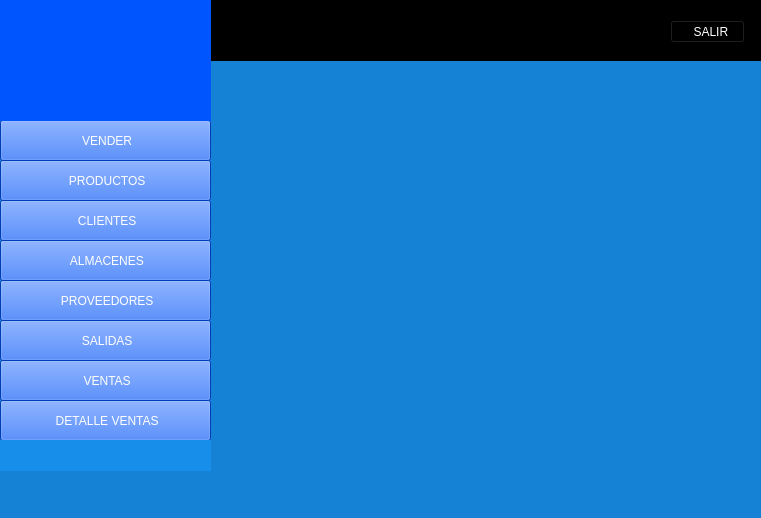
<?xml version="1.0" encoding="UTF-8"?>
<ui version="4.0">
 <class>MainWindow</class>
 <widget class="QMainWindow" name="MainWindow">
  <property name="geometry">
   <rect>
    <x>0</x>
    <y>0</y>
    <width>761</width>
    <height>518</height>
   </rect>
  </property>
  <property name="windowTitle">
   <string>MainWindow</string>
  </property>
  <property name="styleSheet">
   <string notr="true">background-color: rgb(21, 130, 213);
</string>
  </property>
  <widget class="QWidget" name="centralwidget">
   <widget class="QPushButton" name="btnVender">
    <property name="geometry">
     <rect>
      <x>0</x>
      <y>120</y>
      <width>211</width>
      <height>41</height>
     </rect>
    </property>
    <property name="styleSheet">
     <string notr="true">background-color: rgb(0, 85, 255);
color: rgb(255, 255, 255);</string>
    </property>
    <property name="text">
     <string> VENDER</string>
    </property>
    <property name="icon">
     <iconset>
      <normaloff>../IMG/vender.png</normaloff>../IMG/vender.png</iconset>
    </property>
   </widget>
   <widget class="QPushButton" name="btnProductos">
    <property name="geometry">
     <rect>
      <x>0</x>
      <y>160</y>
      <width>211</width>
      <height>41</height>
     </rect>
    </property>
    <property name="styleSheet">
     <string notr="true">background-color: rgb(0, 85, 255);
color: rgb(255, 255, 255);</string>
    </property>
    <property name="text">
     <string> PRODUCTOS</string>
    </property>
    <property name="icon">
     <iconset>
      <normaloff>../IMG/producto.png</normaloff>../IMG/producto.png</iconset>
    </property>
   </widget>
   <widget class="QPushButton" name="btnClientes">
    <property name="geometry">
     <rect>
      <x>0</x>
      <y>200</y>
      <width>211</width>
      <height>41</height>
     </rect>
    </property>
    <property name="styleSheet">
     <string notr="true">color: rgb(255, 255, 255);
background-color: rgb(0, 85, 255);</string>
    </property>
    <property name="text">
     <string> CLIENTES</string>
    </property>
    <property name="icon">
     <iconset>
      <normaloff>../IMG/user.png</normaloff>../IMG/user.png</iconset>
    </property>
   </widget>
   <widget class="QPushButton" name="btnAlmacenes">
    <property name="geometry">
     <rect>
      <x>0</x>
      <y>240</y>
      <width>211</width>
      <height>41</height>
     </rect>
    </property>
    <property name="styleSheet">
     <string notr="true">background-color: rgb(0, 85, 255);
color: rgb(255, 255, 255);</string>
    </property>
    <property name="text">
     <string> ALMACENES</string>
    </property>
    <property name="icon">
     <iconset>
      <normaloff>../IMG/almacen.png</normaloff>../IMG/almacen.png</iconset>
    </property>
   </widget>
   <widget class="QPushButton" name="btnProveedores">
    <property name="geometry">
     <rect>
      <x>0</x>
      <y>280</y>
      <width>211</width>
      <height>41</height>
     </rect>
    </property>
    <property name="styleSheet">
     <string notr="true">background-color: rgb(0, 85, 255);
color: rgb(255, 255, 255);</string>
    </property>
    <property name="text">
     <string> PROVEEDORES</string>
    </property>
    <property name="icon">
     <iconset>
      <normaloff>../IMG/proveedor.png</normaloff>../IMG/proveedor.png</iconset>
    </property>
   </widget>
   <widget class="QPushButton" name="btnSalidas">
    <property name="geometry">
     <rect>
      <x>0</x>
      <y>320</y>
      <width>211</width>
      <height>41</height>
     </rect>
    </property>
    <property name="styleSheet">
     <string notr="true">background-color: rgb(0, 85, 255);
color: rgb(255, 255, 255);</string>
    </property>
    <property name="text">
     <string> SALIDAS</string>
    </property>
    <property name="icon">
     <iconset>
      <normaloff>../IMG/ingreso y salida.png</normaloff>../IMG/ingreso y salida.png</iconset>
    </property>
   </widget>
   <widget class="QPushButton" name="btnVentas">
    <property name="geometry">
     <rect>
      <x>0</x>
      <y>360</y>
      <width>211</width>
      <height>41</height>
     </rect>
    </property>
    <property name="styleSheet">
     <string notr="true">background-color: rgb(0, 85, 255);
color: rgb(255, 255, 255);</string>
    </property>
    <property name="text">
     <string> VENTAS</string>
    </property>
    <property name="icon">
     <iconset>
      <normaloff>../IMG/ingreso y salida.png</normaloff>../IMG/ingreso y salida.png</iconset>
    </property>
   </widget>
   <widget class="QPushButton" name="btnDetalleVentas">
    <property name="geometry">
     <rect>
      <x>0</x>
      <y>400</y>
      <width>211</width>
      <height>41</height>
     </rect>
    </property>
    <property name="styleSheet">
     <string notr="true">background-color: rgb(0, 85, 255);
color: rgb(255, 255, 255);</string>
    </property>
    <property name="text">
     <string> DETALLE VENTAS</string>
    </property>
    <property name="icon">
     <iconset>
      <normaloff>../IMG/punto-de-venta.png</normaloff>../IMG/punto-de-venta.png</iconset>
    </property>
   </widget>
   <widget class="QPushButton" name="btnSalir">
    <property name="geometry">
     <rect>
      <x>670</x>
      <y>20</y>
      <width>75</width>
      <height>23</height>
     </rect>
    </property>
    <property name="styleSheet">
     <string notr="true">alternate-background-color: rgb(255, 255, 255);
background-color: rgb(0, 0, 0);
color: rgb(255, 255, 255);</string>
    </property>
    <property name="text">
     <string>  SALIR</string>
    </property>
    <property name="icon">
     <iconset>
      <normaloff>../IMG/letra-x (1).png</normaloff>../IMG/letra-x (1).png</iconset>
    </property>
    <property name="checkable">
     <bool>false</bool>
    </property>
    <property name="autoRepeat">
     <bool>false</bool>
    </property>
   </widget>
   <widget class="QLabel" name="label">
    <property name="geometry">
     <rect>
      <x>0</x>
      <y>0</y>
      <width>211</width>
      <height>121</height>
     </rect>
    </property>
    <property name="styleSheet">
     <string notr="true">background-color: rgb(0, 85, 255);
</string>
    </property>
    <property name="text">
     <string/>
    </property>
    <property name="pixmap">
     <pixmap>../IMG/edusis.png</pixmap>
    </property>
    <property name="scaledContents">
     <bool>true</bool>
    </property>
   </widget>
   <widget class="QLabel" name="label_2">
    <property name="geometry">
     <rect>
      <x>210</x>
      <y>0</y>
      <width>551</width>
      <height>61</height>
     </rect>
    </property>
    <property name="styleSheet">
     <string notr="true">background-color: rgb(0, 0, 0);</string>
    </property>
    <property name="text">
     <string/>
    </property>
   </widget>
   <widget class="QLabel" name="label_3">
    <property name="geometry">
     <rect>
      <x>0</x>
      <y>440</y>
      <width>211</width>
      <height>31</height>
     </rect>
    </property>
    <property name="styleSheet">
     <string notr="true">background-color: rgb(23, 143, 234);</string>
    </property>
    <property name="text">
     <string/>
    </property>
   </widget>
   <zorder>btnVender</zorder>
   <zorder>btnProductos</zorder>
   <zorder>label_2</zorder>
   <zorder>btnClientes</zorder>
   <zorder>btnAlmacenes</zorder>
   <zorder>btnProveedores</zorder>
   <zorder>btnSalidas</zorder>
   <zorder>btnVentas</zorder>
   <zorder>btnDetalleVentas</zorder>
   <zorder>label</zorder>
   <zorder>btnSalir</zorder>
   <zorder>label_3</zorder>
  </widget>
  <widget class="QMenuBar" name="menubar">
   <property name="geometry">
    <rect>
     <x>0</x>
     <y>0</y>
     <width>761</width>
     <height>21</height>
    </rect>
   </property>
  </widget>
  <widget class="QStatusBar" name="statusbar"/>
 </widget>
 <resources/>
 <connections/>
</ui>
